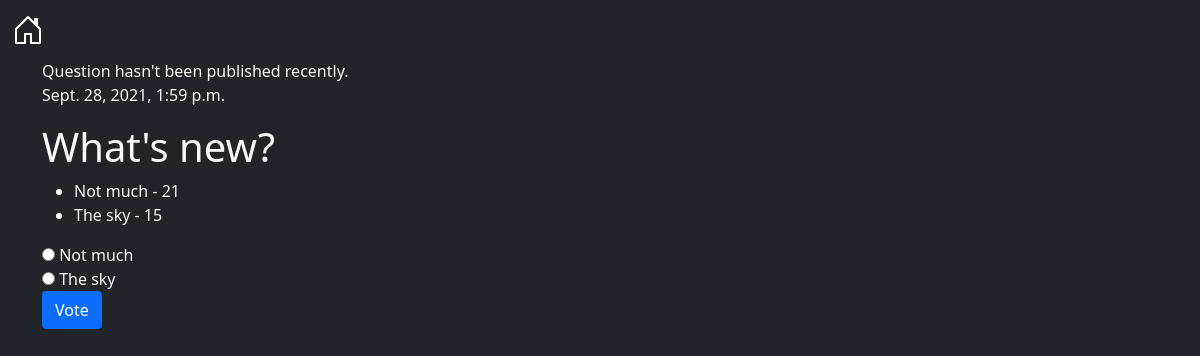
Page /polls/1/ on the earlier database version.
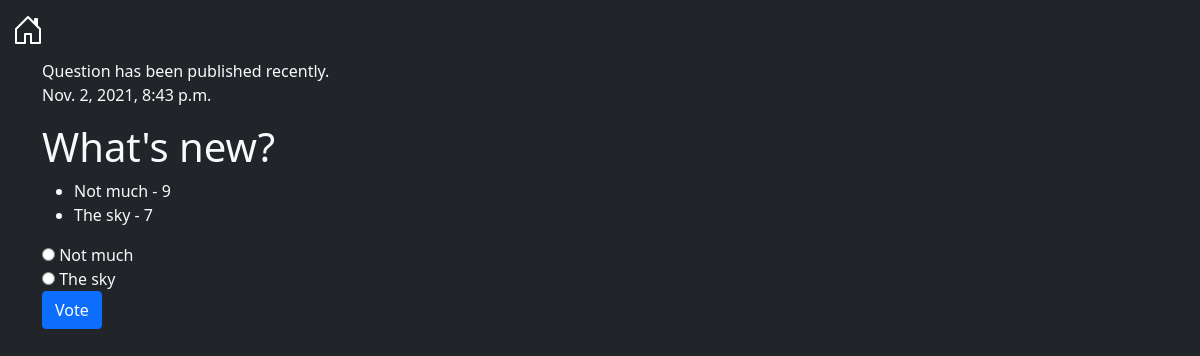
Same page on the later database version.
### polls/models.py (models this page shows, shortened)
class Question(models.Model):
    question_text: models.CharField = models.CharField(max_length=200)
    pub_date = models.DateTimeField('date published')
    def __str__(self) -> Union[CharField, CharField]:
        return self.question_text
    @admin.display(
        boolean=True,
        ordering='pub_date',
        description='Published recently?',
    )
    def was_published_recently(self) -> bool:
        now = timezone.now()
        return now - timedelta(days=1) <= self.pub_date <= now

class Choice(models.Model):
    question: models.ForeignKey = models.ForeignKey(Question, on_delete=models.CASCADE)
    choice_text: models.CharField = models.CharField(max_length=200)
    votes: models.IntegerField = models.IntegerField(default=0)

### polls/views.py (the view)
# urls.py: path('<int:pk>/', views.DetailView.as_view(), name='detail'),
class DetailView(generic.DetailView):
    model: type[Question] = Question
    template_name: str = 'polls/detail.html'

### polls/templates/polls/detail.html (shortened to what this page needs)
<!DOCTYPE html>
<html lang="en">
<head>
    {% load static %}
    <link rel="stylesheet"
          href="https://cdn.jsdelivr.net/npm/bootstrap@5.1.1/dist/css/bootstrap.min.css"
>
    {% include 'navbar.html' %}
</head>
<body class="text-light bg-dark">
    <div class="container">
        {% if question.was_published_recently %}
                Question has been published recently.
        {% else %}
                Question hasn't been published recently.
        {% endif %}
        <p class="text-right">{{ question.pub_date }}</p>
        <h1>
            {{ question.question_text }}
        </h1>
        <ul>
            {% for choice in question.choice_set.all %}
                <li>{{ choice.choice_text }} - {{ choice.votes }}</li>
            {% endfor %}
        </ul>
        <form action="{% url 'polls:vote' question.id %}" method="post">
        <fieldset>
            {% for choice in question.choice_set.all %}
                <input type="radio" name="choice" id="choice{{ forloop.counter }}" value="{{ choice.id }}">
                <label for="choice{{ forloop.counter }}">{{ choice.choice_text }}</label><br>
            {% endfor %}
        </fieldset>
        <input type="submit" value="Vote" class="btn btn-primary">
        </form>
    </div>
</body>
</html>

### polls/templates/navbar.html (shortened to what this page needs)
<!DOCTYPE html>
<head>
    {% load static %}
    <link rel="stylesheet"
          href="https://cdn.jsdelivr.net/npm/bootstrap@5.1.1/dist/css/bootstrap.min.css"
>
    <link rel="stylesheet"
          href="https://cdn.jsdelivr.net/npm/bootstrap-icons@1.5.0/font/bootstrap-icons.css">
</head>
<body>
<div class="container-fluid bg-dark text-light">
    <nav class="navbar navbar-expand-lg navbar-light">
        <a class="navbar-brand" href="{% url 'polls:index' %}">
        </a>
    </nav>
</div>
</body>
</html>

Differences in the rows shown:
changed Question "What's new?": pub_date "Sept. 28, 2021, 1:59 p.m." → "Nov. 2, 2021, 8:43 p.m."
changed Choice "Not much": votes "21" → "9"
changed Choice "The sky": votes "15" → "7"
Other differences:
text no longer shown: "Question hasn't been published recently."
text now shown: "Question has been published recently."
